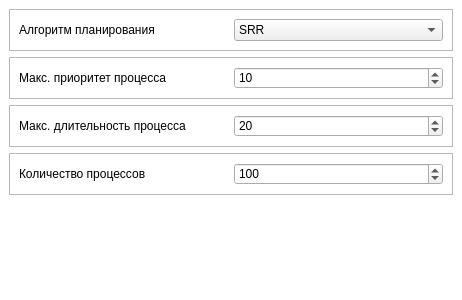
<?xml version="1.0" encoding="UTF-8"?>
<ui version="4.0">
 <class>SettingsForm</class>
 <widget class="QWidget" name="SettingsForm">
  <property name="windowModality">
   <enum>Qt::NonModal</enum>
  </property>
  <property name="geometry">
   <rect>
    <x>0</x>
    <y>0</y>
    <width>462</width>
    <height>300</height>
   </rect>
  </property>
  <property name="windowTitle">
   <string>Settings</string>
  </property>
  <property name="styleSheet">
   <string notr="true">QWidget#SettingsForm {
	background: #fff;
}</string>
  </property>
  <layout class="QGridLayout" name="gridLayout">
   <property name="leftMargin">
    <number>0</number>
   </property>
   <property name="topMargin">
    <number>0</number>
   </property>
   <property name="rightMargin">
    <number>0</number>
   </property>
   <property name="bottomMargin">
    <number>0</number>
   </property>
   <property name="spacing">
    <number>0</number>
   </property>
   <item row="0" column="0" alignment="Qt::AlignTop">
    <widget class="QWidget" name="widget" native="true">
     <property name="styleSheet">
      <string notr="true"/>
     </property>
     <layout class="QVBoxLayout" name="verticalLayout_2" stretch="0,0,0,0">
      <item>
       <widget class="QFrame" name="frame">
        <property name="sizePolicy">
         <sizepolicy hsizetype="Preferred" vsizetype="Fixed">
          <horstretch>0</horstretch>
          <verstretch>0</verstretch>
         </sizepolicy>
        </property>
        <property name="minimumSize">
         <size>
          <width>0</width>
          <height>40</height>
         </size>
        </property>
        <property name="sizeIncrement">
         <size>
          <width>0</width>
          <height>50</height>
         </size>
        </property>
        <property name="frameShape">
         <enum>QFrame::StyledPanel</enum>
        </property>
        <property name="frameShadow">
         <enum>QFrame::Raised</enum>
        </property>
        <layout class="QHBoxLayout" name="horizontalLayout">
         <item>
          <widget class="QLabel" name="label">
           <property name="text">
            <string>Алгоритм планирования</string>
           </property>
          </widget>
         </item>
         <item>
          <widget class="QComboBox" name="typeOfAlgorithm">
           <item>
            <property name="text">
             <string>SRR</string>
            </property>
           </item>
           <item>
            <property name="text">
             <string>SJF</string>
            </property>
           </item>
          </widget>
         </item>
        </layout>
       </widget>
      </item>
      <item>
       <widget class="QFrame" name="frame_2">
        <property name="sizePolicy">
         <sizepolicy hsizetype="Preferred" vsizetype="Fixed">
          <horstretch>0</horstretch>
          <verstretch>0</verstretch>
         </sizepolicy>
        </property>
        <property name="minimumSize">
         <size>
          <width>0</width>
          <height>40</height>
         </size>
        </property>
        <property name="sizeIncrement">
         <size>
          <width>0</width>
          <height>50</height>
         </size>
        </property>
        <property name="frameShape">
         <enum>QFrame::StyledPanel</enum>
        </property>
        <property name="frameShadow">
         <enum>QFrame::Raised</enum>
        </property>
        <layout class="QHBoxLayout" name="horizontalLayout_2">
         <item>
          <widget class="QLabel" name="label_2">
           <property name="text">
            <string>Макс. приоритет процесса</string>
           </property>
          </widget>
         </item>
         <item>
          <widget class="QSpinBox" name="maxPriority">
           <property name="minimum">
            <number>3</number>
           </property>
           <property name="value">
            <number>10</number>
           </property>
          </widget>
         </item>
        </layout>
       </widget>
      </item>
      <item>
       <widget class="QFrame" name="frame_3">
        <property name="sizePolicy">
         <sizepolicy hsizetype="Preferred" vsizetype="Fixed">
          <horstretch>0</horstretch>
          <verstretch>0</verstretch>
         </sizepolicy>
        </property>
        <property name="minimumSize">
         <size>
          <width>0</width>
          <height>40</height>
         </size>
        </property>
        <property name="sizeIncrement">
         <size>
          <width>0</width>
          <height>50</height>
         </size>
        </property>
        <property name="frameShape">
         <enum>QFrame::StyledPanel</enum>
        </property>
        <property name="frameShadow">
         <enum>QFrame::Raised</enum>
        </property>
        <layout class="QHBoxLayout" name="horizontalLayout_3">
         <item>
          <widget class="QLabel" name="label_3">
           <property name="text">
            <string>Макс. длительность процесса</string>
           </property>
          </widget>
         </item>
         <item>
          <widget class="QSpinBox" name="maxDuration">
           <property name="minimum">
            <number>10</number>
           </property>
           <property name="maximum">
            <number>10000</number>
           </property>
           <property name="value">
            <number>20</number>
           </property>
          </widget>
         </item>
        </layout>
       </widget>
      </item>
      <item>
       <widget class="QFrame" name="frame_4">
        <property name="sizePolicy">
         <sizepolicy hsizetype="Preferred" vsizetype="Fixed">
          <horstretch>0</horstretch>
          <verstretch>0</verstretch>
         </sizepolicy>
        </property>
        <property name="minimumSize">
         <size>
          <width>0</width>
          <height>40</height>
         </size>
        </property>
        <property name="sizeIncrement">
         <size>
          <width>0</width>
          <height>50</height>
         </size>
        </property>
        <property name="frameShape">
         <enum>QFrame::StyledPanel</enum>
        </property>
        <property name="frameShadow">
         <enum>QFrame::Raised</enum>
        </property>
        <layout class="QHBoxLayout" name="horizontalLayout_6">
         <item>
          <widget class="QLabel" name="label_6">
           <property name="text">
            <string>Количество процессов</string>
           </property>
          </widget>
         </item>
         <item>
          <widget class="QSpinBox" name="numberOfProcesses">
           <property name="minimum">
            <number>10</number>
           </property>
           <property name="maximum">
            <number>10000</number>
           </property>
           <property name="value">
            <number>100</number>
           </property>
          </widget>
         </item>
        </layout>
       </widget>
      </item>
     </layout>
    </widget>
   </item>
  </layout>
 </widget>
 <resources/>
 <connections/>
</ui>
